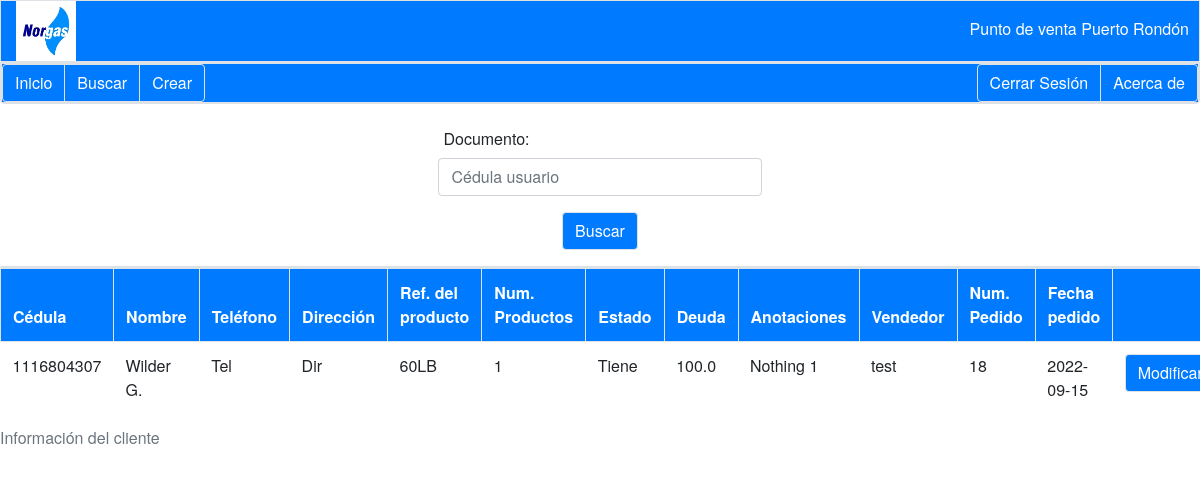
Before: /search/1116804307 (signed in) with the older database file.
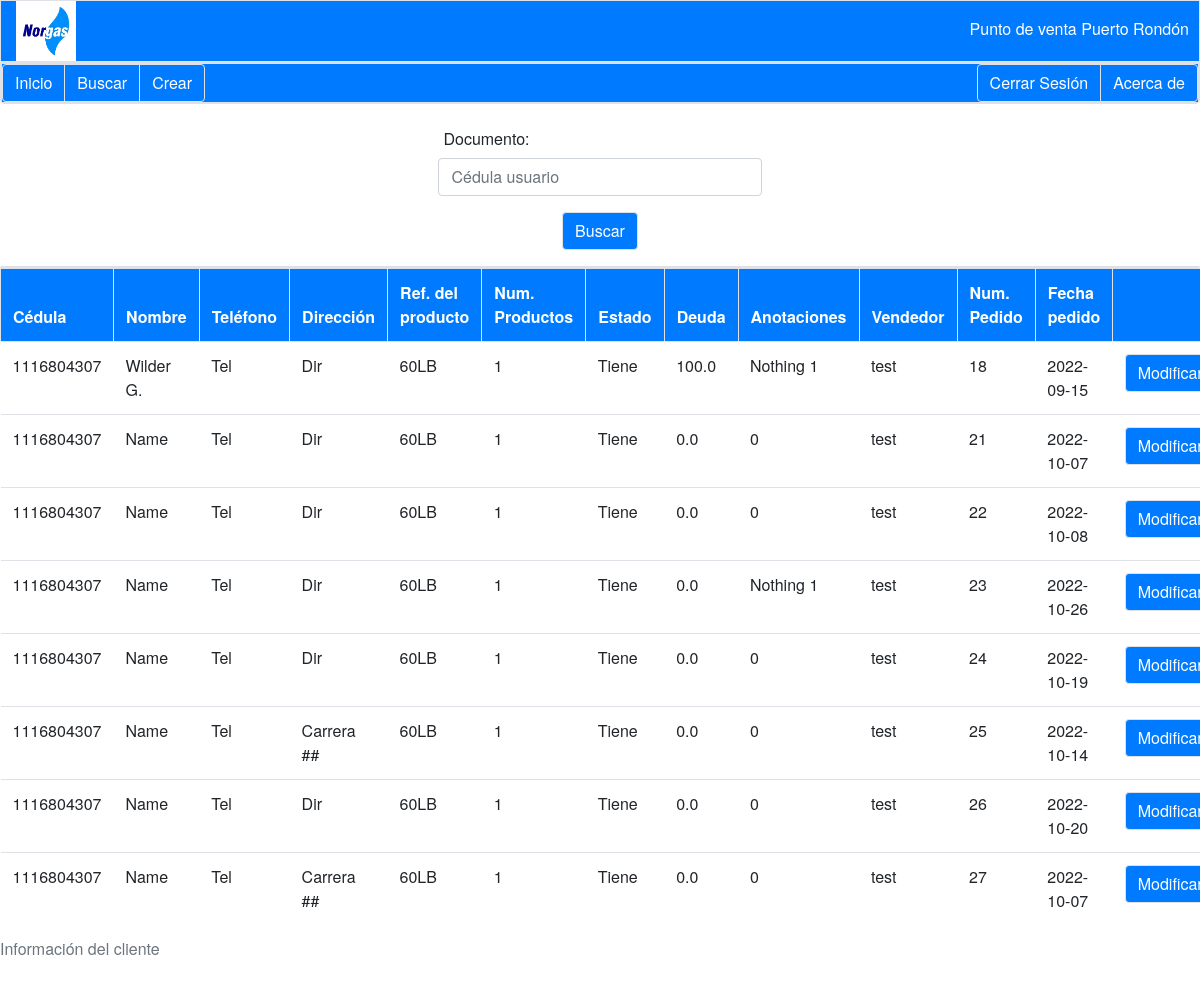
After: the same page with the newer database file.
### tables this page shows
CREATE TABLE BaseDeDatos (
    ID INTEGER PRIMARY KEY AUTOINCREMENT,
    id_cliente            VARCHAR (20)  NOT NULL,
    nombre_completo       VARCHAR (100) NOT NULL,
    telefono              VARCHAR (100) NOT NULL,
    direccion             VARCHAR (100) NOT NULL,
    referencia_producto   VARCHAR (100) NOT NULL,
    num_producto          INT           NOT NULL,
    estado_producto       VARCHAR(30)       NOT NULL,
    deuda                 FLOAT         NOT NULL,
    anotaciones           VARCHAR (200),
    nombre_vendedor       VARCHAR(50)   NOT NULL,
    id_departamento INT NOT NULL,
    id_pedido             INTEGER       NOT NULL,
    fecha_pedido          DATE          NOT NULL,
    
    FOREIGN KEY (id_cliente) REFERENCES Cliente (id_cli),
    FOREIGN KEY (referencia_producto) REFERENCES Producto (referencia_producto),
    FOREIGN KEY (id_pedido) REFERENCES Pedido (id_pedido_now),
    FOREIGN KEY (id_departamento) REFERENCES Venta (id_departamento)
);

### app.py (the view, shortened to what this page needs)
@app.route('/search', methods=['GET', 'POST'])
@app.route('/search/<documento>', methods=['GET', 'POST'])
def search(documento=''):
    form = Buscar()
    if request.method =='GET':
        if 'username' in session:
            if documento != '':
                Usuario = documento
                datos = db.sql_select_usuario(Usuario)
                form.Buscar.data = Usuario
            else:
                datos = [('Null','Null','Null','Null','Null','Null','Null','Null','Null','Null','Null','Null','Null','Null')]
            return render_template('search.html', form = form, DatosUsuario = datos, usuario_existe = False)
        else:
            flash('Error, debe iniciar sesión.')
            return redirect(url_for('login'))

### forms.py
class Buscar(FlaskForm):
    Cliente = SearchField('Documento:', validators=[DataRequired()], id="buscar_cliente_bd")
    Buscar = SubmitField('Buscar')

### basededatos.py (called while the page is built)
def sql_connection():
    try:
        con = sql.connect('DataBase.db')
        return con
    except Error:
        print(Error)

def sql_select_usuario(usuario):
    str_sql = f"SELECT * FROM BaseDeDatos WHERE id_cliente='{usuario}'"
    try:
        con = sql_connection()
        cursor_Obj = con.cursor()
        cursor_Obj.execute(str_sql)
        datos = cursor_Obj.fetchall()
        con.close()
        return datos
    except Error:
        return 'Error'

### templates/search.html (shortened to what this page needs)
{% extends "layout_menu.html" %}
{% block usuario %}
    <section class="SEARCH">
        <section class="d-flex justify-content-center p-3">
            <form action="/search" method="POST">
                <section class="form-group form-row">
                    {{form.Cliente.label (class="col-sm-5 col-form-label")}}
                    {{form.Cliente (class="form-control", placeholder="Cédula usuario")}}
                </section>
                <section class="d-flex justify-content-center">
                    {{form.Buscar (class="btn btn-primary float-left bg-primary border")}}
                </section>
            </form>
        </section>
    </section>
{% endblock usuario %}
{% block mostrar %}
<section class="SEARCH">
    <section class="table-responsive">
        <table class="table">
            <caption>Información del cliente</caption>
            <thead>
                <tr class="bg-primary text-white border">
                    <th class="border">Cédula</th>
                    <th class="border">Nombre</th>
                    <th class="border">Teléfono</th>
                    <th class="border">Dirección</th>
                    <th class="border">Ref. del producto</th>
                    <th class="border">Num. Productos</th>
                    <th class="border">Estado</th>
                    <th class="border">Deuda</th>
                    <th class="border">Anotaciones</th>
                    <th class="border">Vendedor</th>
                    <th class="border">Num. Pedido</th>
                    <th class="border">Fecha pedido</th>
                    <th class="border"></th>
                </tr>
            </thead>
            <tbody>
                {% for data in DatosUsuario %}
                    <tr>
                        <td>{{ data[1] }}</td>
                        <td>{{ data[2] }}</td>
                        <td>{{ data[3] }}</td>
                        <td>{{ data[4] }}</td>
                        <td>{{ data[5] }}</td>
                        <td>{{ data[6] }}</td>
                        <td>{{ data[7] }}</td>
                        <td>{{ data[8] }}</td>
                        <td>{{ data[9] }}</td>
                        <td>{{ data[10] }}</td>
                        <td>{{ data[12] }}</td>
                        <td>{{ data[13] }}</td>
                        {%if data[1] != 'Null' %}
                            <td><a class="btn btn-secondary bg-primary border" href="/modify/{{ data[12] }}">Modificar</a></td>
                        {% endif %}
                    </tr>
                {% endfor %}
            </tbody>
        </table>
    </section>
</section>
{% endblock mostrar %}

### templates/layout_menu.html (shortened to what this page needs)
<!DOCTYPE html>
<html lang="en">
    <head>
        <link rel="stylesheet" href="{{ url_for('static', filename='css/style.css' ) }}">
        <link rel="stylesheet" href="https://cdn.jsdelivr.net/npm/bootstrap@4.0.0/dist/css/bootstrap.min.css">
    </head>
    <body>
        <section class="sticky-top">
            <section class="container-fluid bg-primary border">
                <div class="row align-items-center">
                    <div class="col w-25">
                        <a  href="/home"><img src="{{ url_for('static', filename='img/NORGAS.jpg')}}" alt="Inicio" width="60" height="60" /></a>
                    </div>
                    <div class="col text-right border-0 w-75">
                        <a href="/home" class="btn border-0 text-white"><h6>Punto de venta Puerto Rondón</h6></a>
                    </div>
                </div>
            </section>
            <section  class="container-fluid bg-primary border rounded-bottom d-none d-sm-block">
                <div class="row bg-primary border">
                    <div class="btn-group mr-auto" role="group" aria-label="First group">
                        <a class="btn btn-secondary bg-primary border" href="/home">Inicio</a>
                        <a class="btn btn-secondary bg-primary border" href="/search">Buscar</a>
                        <a class="btn btn-secondary bg-primary border" href="/create">Crear</a>
                    </div>
                    <div class="btn-group" role="group" aria-label="Second group">
                        <a class="btn btn-secondary bg-primary border" href="/logout">Cerrar Sesión</a>
                        <a class="btn btn-secondary bg-primary border" href="/about">Acerca de</a>
                    </div>
                </div>
            </section>
        </section>
            {% block general %}
            {% block usuario %}
            {% endblock usuario %}
            <section class="border rounded">
            </section>
            {% block mostrar %}
            {% endblock mostrar %}
            {% endblock general %}
    </body>
</html>

### static/css/style.css (style rules this page uses)
* { box-sizing: border-box; font-size: 16px; font-family: "Helvetica Neue",Helvetica,Arial,sans-serif; opacity: 1; }
body { background-color: #ffffff; margin: 0; }
@media (min-width:576px) { h6 { position: absolute; top:0; right: 0; font-size: 24px; text-align: center; color: white; float: right; padding: 0px; margin: 25px 10px; width: auto; } }

Changed rows visible on the page:
added BaseDeDatos: id_cliente "1116804307", nombre_completo "Name", telefono "Tel", direccion "Dir", referencia_producto "60LB", num_producto "1", estado_producto "Tiene", deuda "0.0", anotaciones "0", nombre_vendedor "test", id_pedido "21", fecha_pedido "2022-10-07"
added BaseDeDatos: id_cliente "1116804307", nombre_completo "Name", telefono "Tel", direccion "Dir", referencia_producto "60LB", num_producto "1", estado_producto "Tiene", deuda "0.0", anotaciones "0", nombre_vendedor "test", id_pedido "22", fecha_pedido "2022-10-08"
added BaseDeDatos: id_cliente "1116804307", nombre_completo "Name", telefono "Tel", direccion "Dir", referencia_producto "60LB", num_producto "1", estado_producto "Tiene", deuda "0.0", anotaciones "Nothing 1", nombre_vendedor "test", id_pedido "23", fecha_pedido "2022-10-26"
added BaseDeDatos: id_cliente "1116804307", nombre_completo "Name", telefono "Tel", direccion "Dir", referencia_producto "60LB", num_producto "1", estado_producto "Tiene", deuda "0.0", anotaciones "0", nombre_vendedor "test", id_pedido "24", fecha_pedido "2022-10-19"
added BaseDeDatos: id_cliente "1116804307", nombre_completo "Name", telefono "Tel", direccion "Carrera ##", referencia_producto "60LB", num_producto "1", estado_producto "Tiene", deuda "0.0", anotaciones "0", nombre_vendedor "test", id_pedido "25", fecha_pedido "2022-10-14"
added BaseDeDatos: id_cliente "1116804307", nombre_completo "Name", telefono "Tel", direccion "Dir", referencia_producto "60LB", num_producto "1", estado_producto "Tiene", deuda "0.0", anotaciones "0", nombre_vendedor "test", id_pedido "26", fecha_pedido "2022-10-20"
added BaseDeDatos: id_cliente "1116804307", nombre_completo "Name", telefono "Tel", direccion "Carrera ##", referencia_producto "60LB", num_producto "1", estado_producto "Tiene", deuda "0.0", anotaciones "0", nombre_vendedor "test", id_pedido "27", fecha_pedido "2022-10-07"
